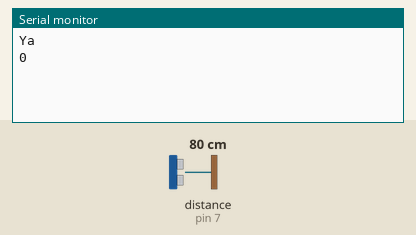
The sketch below on a simulated Arduino Uno, built with avr-gcc and run on an emulated ATmega328P. Shown: the last lines printed to the serial monitor. Inputs (shaded band) come from the test bench; at power-on: distance to the obstacle (sensor on pin 7) 80 cm. The echo pulse lasts 58.3 µs per cm.

Above: at 1.2 s.
1.3 s: distance to the obstacle (sensor on pin 7) set to 2 cm
At 1.39 s:
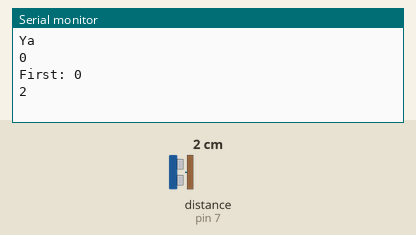
2.8 s: distance to the obstacle (sensor on pin 7) set to 4 cm
At 2.87 s:
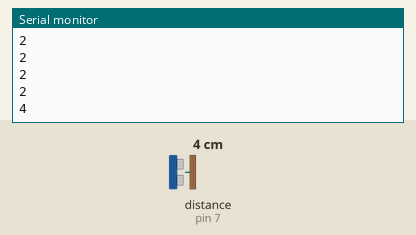
Timing chart, 0 to 5.8 s (numbered marks = the images above; inputs shaded):
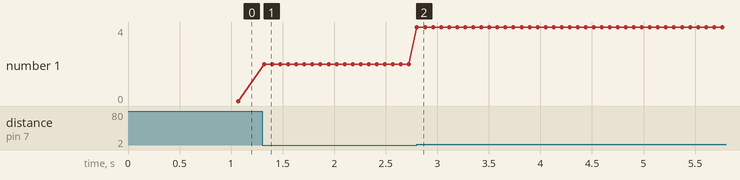

The sketch:

PacketSerialSimplePWM.ino
```cpp
//See BareMinimum example for a list of library functions

//Includes required to use Roboclaw library
#include <SoftwareSerial.h>
#include <NewPing.h>
#include "RoboClaw.h"
#define HC_TRIG 6
#define HC_ECHO 7
//See limitations of Arduino SoftwareSerial
SoftwareSerial serial(12, 13);
RoboClaw roboclaw(&serial, 10000);
NewPing sonar(HC_TRIG, HC_ECHO, 40);
#define address 0x80
const int IRpin = A1;          // аналоговый пин для подключения выхода Vo сенсора
int value1;                    // для хранения аналогового значения

void setup() {
  //Open roboclaw serial ports
  Serial.begin(38400);
  roboclaw.begin(38400);
}

void loop() {
  Serial.println("Ya");
  roboclaw.BackwardM2(address, 0);
  int cameraRotation = 0;
  delay(1000);
  while (1)
  {
    int32_t enc2 = roboclaw.ReadEncM2(address);
    // и в расстояние в см
    int distance = sonar.ping_cm();
    Serial.println(distance);
    //roboclaw.ForwardM2(address, 0); //start Motor1 forward at half speed
    if (cameraRotation == 0)
    {
      roboclaw.BackwardM2(address, 40);
    }
    else if (cameraRotation == 1)
    {
      roboclaw.BackwardM2(address, 40);
      //Serial.println(enc2);
    }
    if ((distance < 4) && (cameraRotation == 0))
    {
      roboclaw.BackwardM2(address, 0);
      delay(50);
      roboclaw.SetEncM2(address, 0);
      //enc2 = roboclaw.ReadEncM2(address);
      delay(50);
      Serial.println("First: " + String(enc2));
      cameraRotation = 1;
    }
    if ((cameraRotation == 1) && (enc2 <= -190))
    {
      roboclaw.BackwardM2(address, 0);
      delay(100);
      roboclaw.SetEncM2(address, 0);
      break;
    }
    delay(10);
    //Serial.println();
  }
  while (1);
}
```

Measured:
- after the input at 1.3 s, the serial monitor: prints a new line at once (image 1)
- after the input at 2.8 s, the serial monitor: prints a new line at once (image 2)
- plotted number 1: 0 → 2 after the input at 1.3 s, 2 → 4 after the input at 2.8 s
